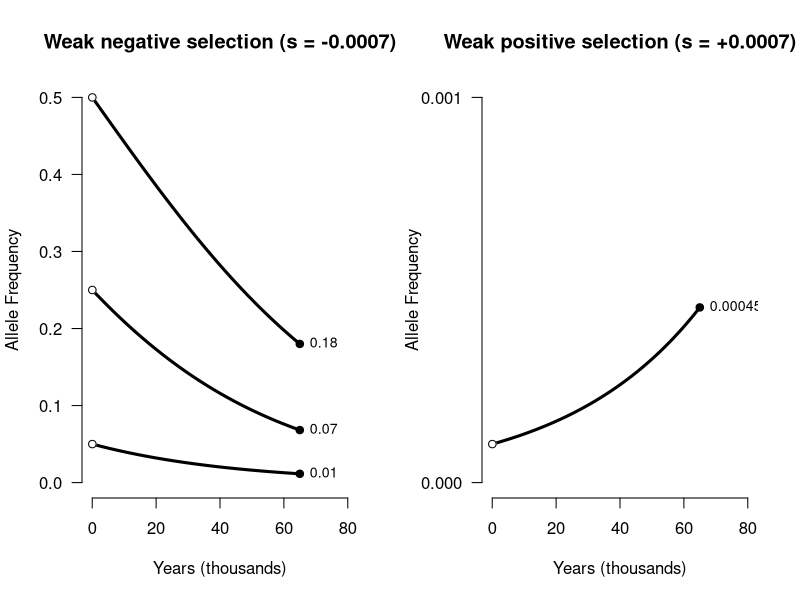

Recreate this plot in R.
# Visualizing the trajectory of an allele under selection

par(mfrow=c(1,2))

# Negative selection
s = -0.0007
gens = 65e3/30
xval = (1:gens)*30/1e3

plot( 0, 0 , type="n" , lwd=3 , xlim=c(0,80) , ylim=c(0,0.5),las=1,bty="n",main="Weak negative selection (s = -0.0007)",xlab="Years (thousands)",ylab="Allele Frequency")

for ( p0 in c(0.05,0.25,0.5) ) {
  p1 = rep(NA,gens)
  p1[1] = p0
  for ( g in 2:gens ) {
    p1[g] = p1[g-1] + s*p1[g-1]*(1-p1[g-1])/(1+2*s*p1[g-1])
  }
  
  lines( xval , p1 ,lwd=3 )
  points( head(xval,n=1), head(p1,n=1) , pch=19 , col="white")
  points( head(xval,n=1), head(p1,n=1) )
  points( tail(xval,n=1), tail(p1,n=1) , pch=19 )
  text(  tail(xval,n=1), tail(p1,n=1) , sprintf("%.2f",tail(p1,n=1)) , pos=4,cex=0.85)
}

# Positive selection
# Example 5.1 with positive selection

s = 0.0007
gens = 65e3/30
xval = (1:gens)*30/1e3

plot( 0, 0 , type="n" , lwd=3 , xlim=c(0,80) , ylim=c(0,0.001),las=1,bty="n",main="Weak positive selection (s = +0.0007)",xlab="Years (thousands)",ylab="Allele Frequency",yaxt="n")
axis(2,at=c(0,0.001),las=1)
for ( p0 in c(1/10e3) ) {
  p1 = rep(NA,gens)
  p1[1] = p0
  for ( g in 2:gens ) {
    p1[g] = p1[g-1] + s*p1[g-1]*(1-p1[g-1])/(1+2*s*p1[g-1])
  }
  
  lines( xval , p1 ,lwd=3 )
  points( head(xval,n=1), head(p1,n=1) , pch=19 , col="white")
  points( head(xval,n=1), head(p1,n=1) )
  points( tail(xval,n=1), tail(p1,n=1) , pch=19 )
  text(  tail(xval,n=1), tail(p1,n=1) , sprintf("%.5f",tail(p1,n=1)) , pos=4,cex=0.85)
}
